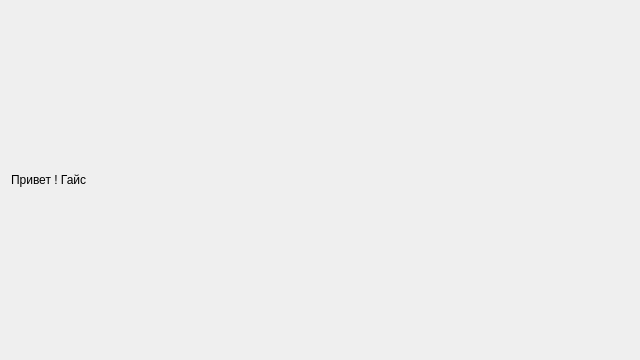
<?xml version="1.0" encoding="UTF-8"?>
<ui version="4.0">
 <class>wiget_welcomescreen</class>
 <widget class="QWidget" name="wiget_welcomescreen">
  <property name="geometry">
   <rect>
    <x>0</x>
    <y>0</y>
    <width>640</width>
    <height>360</height>
   </rect>
  </property>
  <layout class="QHBoxLayout" name="horizontalLayout">
   <item>
    <widget class="QLabel" name="label">
     <property name="text">
      <string>Привет ! Гайс</string>
     </property>
    </widget>
   </item>
  </layout>
 </widget>
 <resources/>
 <connections/>
</ui>
